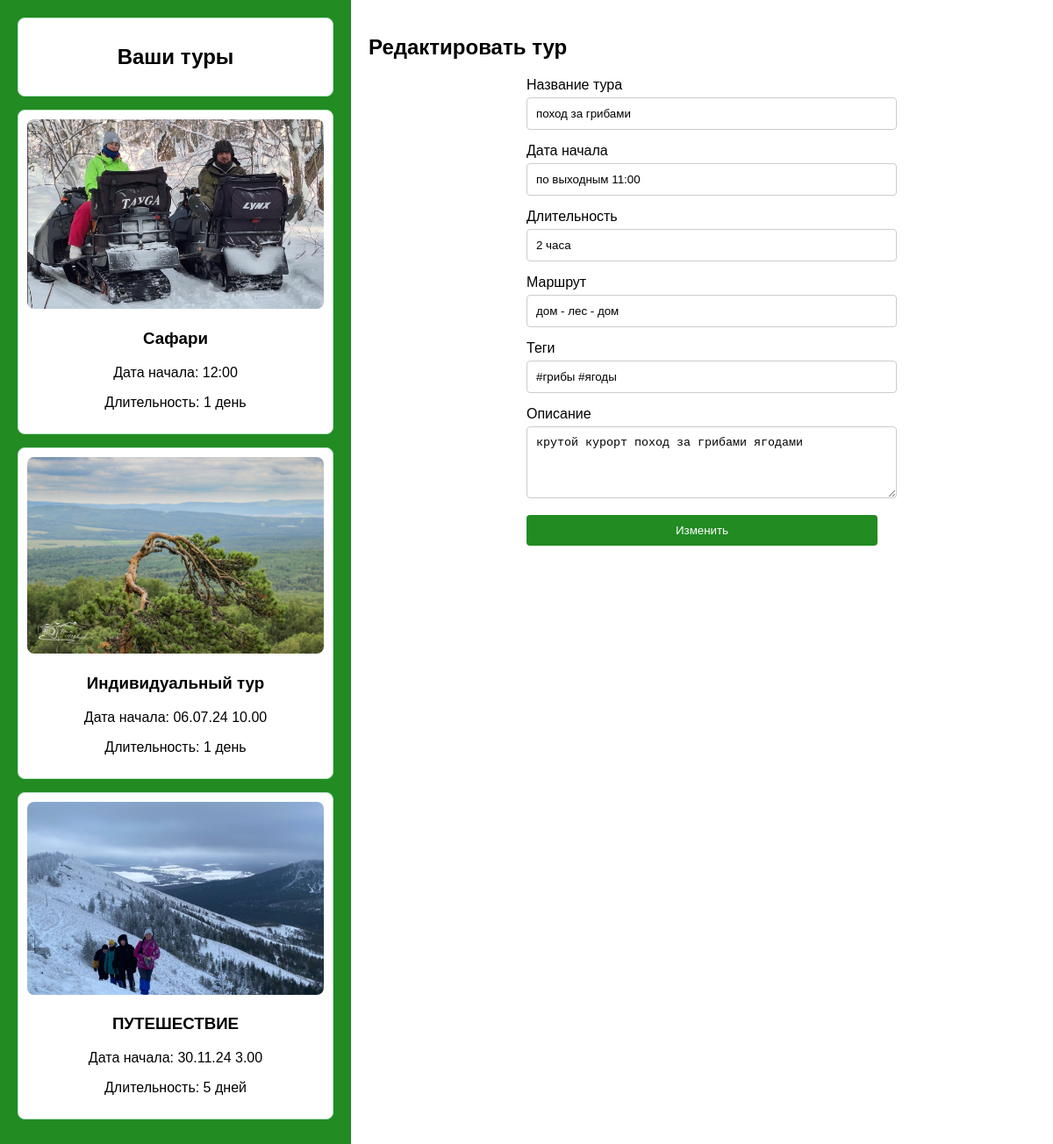
Screenshot of /admin/edit_tour/33 (signed in) with the database file from the repository.
### tables this page shows
CREATE TABLE tours (id INTEGER PRIMARY KEY AUTOINCREMENT, title varchar (255), start_time varchar (255), duration varchar (255), route varchar (255), tags varchar (255), tour_agency varchar (255), photo varchar (255), agency_id varchar (255));

CREATE TABLE tour_descriptions (id INTEGER PRIMARY KEY AUTOINCREMENT, tour_id INTEGER, description varchar (255), program varchar (255), photo varchar (255));

### main.py (the view)
@app.get("/admin", response_class=HTMLResponse)
@app.get("/admin/edit_tour/{tour_id}", response_class=HTMLResponse)
@limiter.limit("120/minute")
async def admin_edit_tour(request: Request, tour_id: int = None):
    tour_agency_id = decode_jwt(request.cookies.get("Authorization")).get("tour_agency_id")
    if not tour_agency_id:
        return "NO PERMISSION"
    args = db.get_all_tours_agency(tour_agency_id)
    tour_list = [Tour(*args) for args in args]
    current_tour = db.get_tour_by_id(tour_id)
    current_tour_descriptions = db.get_description_tour(tour_id)
    if tour_id is not None:
        return templates.TemplateResponse(request=request, name="edit_tour.html", context={
            "tours": tour_list,
            "descriptions": TourDescription(*current_tour_descriptions),
            "is_edit": True,
            "current_tour": Tour(*current_tour)
        })
    return templates.TemplateResponse(request=request, name="edit_tour.html", context={
        "tours": tour_list,
        "is_edit": False
    })

### templates/edit_tour.html (shortened to what this page needs)
<!DOCTYPE html>
<html lang="ru">
<head>
    <link rel="stylesheet" href="/static/edit_tour.css">
</head>
<body>
    <div class="container">
        <div class="card-list">
            <div class="card" onclick="window.location.href='/admin'">
            <h2>Ваши туры</h2>
            </div>
            {% for tour in tours %}
            <div class="card" onclick="window.location.href='/admin/edit_tour/{{ tour.id }}'">
                <img src="/static/photo/{{ tour.photo }}" alt="{{ tour.title }}">
                <h3>{{ tour.title }}</h3>
                <p>Дата начала: {{ tour.start_time }}</p>
                <p>Длительность: {{ tour.duration }}</p>
            </div>
            {% endfor %}
        </div>
        {% if is_edit %}
        <div class="form-section">
            <h2>Редактировать тур</h2>
            <form action="/update-tour" method="post" enctype="multipart/form-data">
                <label for="title">Название тура</label>
                <input value="{{ current_tour.title }}" type="text" id="title" name="title" required>
                <label for="start_time">Дата начала</label>
                <input value="{{ current_tour.start_time }}" type="text" id="start_time" name="start_time" placeholder="дд.мм.гггг чч:мм" required>
                <label for="duration">Длительность</label>
                <input value="{{ current_tour.duration }}" type="text" id="duration" name="duration" placeholder="Количество дней" required>
                <label for="route">Маршрут</label>
                <input value="{{ current_tour.route }}" type="text" id="route" name="route" required>
                <label for="tags">Теги</label>
                <input value="{{ current_tour.tags }}" type="text" id="tags" name="tags" placeholder="Теги через запятую" required>
                <label for="description">Описание</label>
                <textarea id="description" name="description" rows="4">{{ descriptions.description }}</textarea>
                <button type="submit">Изменить</button>
            </form>
        </div>
        {% else %}
        <a class="add-tour-btn" href="/add_tour">Создать тур</a>
        {% endif %}
    </div>
</body>
</html>

### static/edit_tour.css (style rules this page uses)
body { font-family: Arial, sans-serif; margin: 0; display: flex; background-color: #f0f0f0; }
.container { display: flex; width: 100%; }
.card-list { width: 30%; background-color: #228B22; padding: 20px; box-shadow: 2px 0 5px rgba(0, 0, 0, 0.1); overflow-y: auto; max-height: 100vh; }
.card-list h2 { text-align: center; }
.card { background-color: #ffffff; border: 1px solid #b7e4c7; margin-bottom: 15px; padding: 10px; text-align: center; border-radius: 8px; cursor: pointer; }
.card img { width: 100%; height: auto; border-radius: 8px; }
.form-section { flex-grow: 1; padding: 20px; background-color: #ffffff; overflow-y: auto; max-height: 100vh; }
form { max-width: 400px; margin: auto; }
form label { display: block; margin-bottom: 5px; }
form input, form textarea, form button { width: 100%; padding: 10px; margin-bottom: 15px; border: 1px solid #ccc; border-radius: 4px; }
form button { background-color: #228B22; color: white; border: none; cursor: pointer; transition: background-color 0.3s ease; }

### rows the page displays
tours: photo (picture), title "Сафари", start_time "12:00", duration "1 день"
tours: photo (picture), title "Индивидуальный тур", start_time "06.07.24 10.00", duration "1 день"
tours: photo (picture), title "ПУТЕШЕСТВИЕ", start_time "30.11.24 3.00", duration "5 дней"
tours: title "поход за грибами", start_time "по выходным 11:00", duration "2 часа", route "дом - лес - дом", tags "#грибы #ягоды"
tour_descriptions: description "крутой курорт поход за грибами ягодами"
